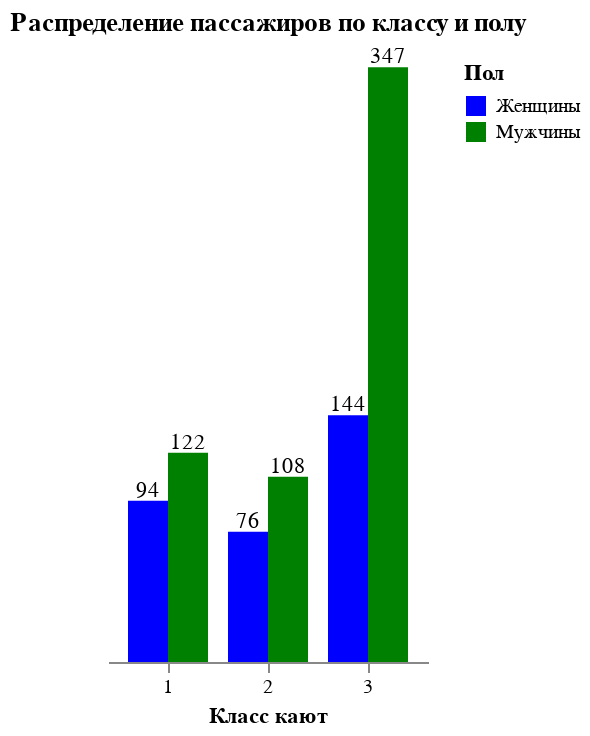

Notebook code cell kept with this figure:
### Code cell
chart5 = alt.Chart(titanic[['For counting','Класс кают','Пол']]).mark_bar(
).encode(
    
    x = alt.X('Класс кают:N', axis=alt.Axis(labelAngle=0)),
    xOffset='Пол',
    y = alt.Y('sum(For counting):Q').axis(None),
    color = alt.Color('Пол:N').scale(range=['blue', 'green']),
).properties(
    title = ['Распределение пассажиров по классу и полу']
)

text5 = chart5.mark_text(align="center", baseline="bottom"
).encode(
    text=alt.Text('sum(For counting):Q'),
    color = alt.Color().scale(range=['black']) 
)   

(chart5+text5).configure_view(
    stroke=None,
)

### Figure 1 — Vega-Lite specification as saved in the notebook (floating-point values rounded to 4 significant figures; data arrays with more than 128 entries replaced by an {"elided": "..."} marker saying what was removed)
{"config": {"view": {"continuousWidth": 300, "continuousHeight": 300, "stroke": null}}, "layer": [{"mark": {"type": "bar"}, "encoding": {"color": {"field": "Пол", "scale": {"range": ["blue", "green"]}, "type": "nominal"}, "x": {"axis": {"labelAngle": 0}, "field": "Класс кают", "type": "nominal"}, "xOffset": {"field": "Пол", "type": "nominal"}, "y": {"aggregate": "sum", "axis": null, "field": "For counting", "type": "quantitative"}}, "title": ["Распределение пассажиров по классу и полу"]}, {"mark": {"type": "text", "align": "center", "baseline": "bottom"}, "encoding": {"color": {"scale": {"range": ["black"]}}, "text": {"aggregate": "sum", "field": "For counting", "type": "quantitative"}, "x": {"axis": {"labelAngle": 0}, "field": "Класс кают", "type": "nominal"}, "xOffset": {"field": "Пол", "type": "nominal"}, "y": {"aggregate": "sum", "axis": null, "field": "For counting", "type": "quantitative"}}, "title": ["Распределение пассажиров по классу и полу"]}], "data": {"name": "data-c2f46101325ab623bc74383dd6e8ccf5"}, "$schema": "https://vega.github.io/schema/vega-lite/v5.8.0.json", "datasets": {"data-c2f46101325ab623bc74383dd6e8ccf5": {"elided": "891 records"}}}
